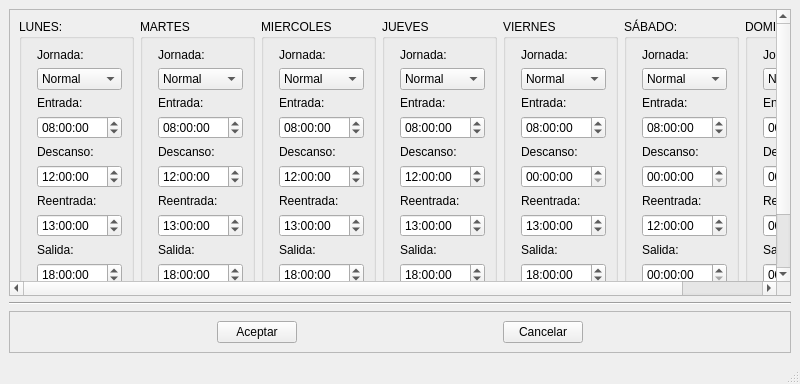
<?xml version="1.0" encoding="UTF-8"?>
<ui version="4.0">
 <class>MainWindow</class>
 <widget class="QMainWindow" name="MainWindow">
  <property name="geometry">
   <rect>
    <x>0</x>
    <y>0</y>
    <width>800</width>
    <height>384</height>
   </rect>
  </property>
  <property name="windowTitle">
   <string>MainWindow</string>
  </property>
  <widget class="QWidget" name="centralwidget">
   <layout class="QVBoxLayout" name="verticalLayout_15">
    <item>
     <widget class="QScrollArea" name="scrollArea">
      <property name="sizeAdjustPolicy">
       <enum>QAbstractScrollArea::AdjustToContentsOnFirstShow</enum>
      </property>
      <property name="widgetResizable">
       <bool>true</bool>
      </property>
      <widget class="QWidget" name="scrollAreaWidgetContents">
       <property name="geometry">
        <rect>
         <x>0</x>
         <y>0</y>
         <width>786</width>
         <height>289</height>
        </rect>
       </property>
       <layout class="QHBoxLayout" name="horizontalLayout">
        <item>
         <widget class="QGroupBox" name="groupBox">
          <property name="title">
           <string>LUNES:</string>
          </property>
          <layout class="QVBoxLayout" name="verticalLayout">
           <item>
            <layout class="QFormLayout" name="formLayout">
             <item row="1" column="1">
              <widget class="QComboBox" name="jornada_lunes">
               <item>
                <property name="text">
                 <string>Normal</string>
                </property>
               </item>
               <item>
                <property name="text">
                 <string>Descanso</string>
                </property>
               </item>
              </widget>
             </item>
             <item row="2" column="1">
              <widget class="QLabel" name="label">
               <property name="text">
                <string>Entrada:</string>
               </property>
              </widget>
             </item>
             <item row="3" column="1">
              <widget class="QTimeEdit" name="entrada_lunes">
               <property name="time">
                <time>
                 <hour>8</hour>
                 <minute>0</minute>
                 <second>0</second>
                </time>
               </property>
              </widget>
             </item>
             <item row="4" column="1">
              <widget class="QLabel" name="label_2">
               <property name="text">
                <string>Descanso:</string>
               </property>
              </widget>
             </item>
             <item row="5" column="1">
              <widget class="QTimeEdit" name="descanso_lunes">
               <property name="time">
                <time>
                 <hour>12</hour>
                 <minute>0</minute>
                 <second>0</second>
                </time>
               </property>
              </widget>
             </item>
             <item row="6" column="1">
              <widget class="QLabel" name="label_3">
               <property name="text">
                <string>Reentrada:</string>
               </property>
              </widget>
             </item>
             <item row="7" column="1">
              <widget class="QTimeEdit" name="reentrada_lunes">
               <property name="time">
                <time>
                 <hour>13</hour>
                 <minute>0</minute>
                 <second>0</second>
                </time>
               </property>
              </widget>
             </item>
             <item row="8" column="1">
              <widget class="QLabel" name="label_4">
               <property name="text">
                <string>Salida:</string>
               </property>
              </widget>
             </item>
             <item row="9" column="1">
              <widget class="QTimeEdit" name="salida_lunes">
               <property name="time">
                <time>
                 <hour>18</hour>
                 <minute>0</minute>
                 <second>0</second>
                </time>
               </property>
              </widget>
             </item>
             <item row="10" column="1">
              <widget class="QLabel" name="label_29">
               <property name="text">
                <string>Cant. Horas:</string>
               </property>
              </widget>
             </item>
             <item row="11" column="1">
              <widget class="QLineEdit" name="cant_lunes"/>
             </item>
             <item row="0" column="1">
              <widget class="QLabel" name="label_36">
               <property name="text">
                <string>Jornada:</string>
               </property>
              </widget>
             </item>
            </layout>
           </item>
          </layout>
         </widget>
        </item>
        <item>
         <widget class="QGroupBox" name="groupBox_7">
          <property name="title">
           <string>MARTES</string>
          </property>
          <layout class="QVBoxLayout" name="verticalLayout_7">
           <item>
            <layout class="QFormLayout" name="formLayout_4">
             <item row="3" column="1">
              <widget class="QTimeEdit" name="entrada_martes">
               <property name="time">
                <time>
                 <hour>8</hour>
                 <minute>0</minute>
                 <second>0</second>
                </time>
               </property>
              </widget>
             </item>
             <item row="5" column="1">
              <widget class="QTimeEdit" name="descanso_martes">
               <property name="time">
                <time>
                 <hour>12</hour>
                 <minute>0</minute>
                 <second>0</second>
                </time>
               </property>
              </widget>
             </item>
             <item row="7" column="1">
              <widget class="QTimeEdit" name="reentrada_martes">
               <property name="time">
                <time>
                 <hour>13</hour>
                 <minute>0</minute>
                 <second>0</second>
                </time>
               </property>
              </widget>
             </item>
             <item row="9" column="1">
              <widget class="QTimeEdit" name="salida_martes">
               <property name="time">
                <time>
                 <hour>18</hour>
                 <minute>0</minute>
                 <second>0</second>
                </time>
               </property>
              </widget>
             </item>
             <item row="2" column="1">
              <widget class="QLabel" name="label_13">
               <property name="text">
                <string>Entrada:</string>
               </property>
              </widget>
             </item>
             <item row="4" column="1">
              <widget class="QLabel" name="label_14">
               <property name="text">
                <string>Descanso:</string>
               </property>
              </widget>
             </item>
             <item row="6" column="1">
              <widget class="QLabel" name="label_15">
               <property name="text">
                <string>Reentrada:</string>
               </property>
              </widget>
             </item>
             <item row="8" column="1">
              <widget class="QLabel" name="label_16">
               <property name="text">
                <string>Salida:</string>
               </property>
              </widget>
             </item>
             <item row="10" column="1">
              <widget class="QLabel" name="label_30">
               <property name="text">
                <string>Cant. Horas:</string>
               </property>
              </widget>
             </item>
             <item row="11" column="1">
              <widget class="QLineEdit" name="cant_martes"/>
             </item>
             <item row="1" column="1">
              <widget class="QComboBox" name="jornada_martes">
               <item>
                <property name="text">
                 <string>Normal</string>
                </property>
               </item>
               <item>
                <property name="text">
                 <string>Descanso</string>
                </property>
               </item>
              </widget>
             </item>
             <item row="0" column="1">
              <widget class="QLabel" name="label_37">
               <property name="text">
                <string>Jornada:</string>
               </property>
              </widget>
             </item>
            </layout>
           </item>
          </layout>
         </widget>
        </item>
        <item>
         <widget class="QGroupBox" name="groupBox_3">
          <property name="title">
           <string>MIERCOLES</string>
          </property>
          <layout class="QVBoxLayout" name="verticalLayout_3">
           <item>
            <layout class="QFormLayout" name="formLayout_2">
             <item row="3" column="1">
              <widget class="QTimeEdit" name="timeEdit_5">
               <property name="time">
                <time>
                 <hour>8</hour>
                 <minute>0</minute>
                 <second>0</second>
                </time>
               </property>
              </widget>
             </item>
             <item row="5" column="1">
              <widget class="QTimeEdit" name="timeEdit_6">
               <property name="time">
                <time>
                 <hour>12</hour>
                 <minute>0</minute>
                 <second>0</second>
                </time>
               </property>
              </widget>
             </item>
             <item row="7" column="1">
              <widget class="QTimeEdit" name="timeEdit_7">
               <property name="time">
                <time>
                 <hour>13</hour>
                 <minute>0</minute>
                 <second>0</second>
                </time>
               </property>
              </widget>
             </item>
             <item row="9" column="1">
              <widget class="QTimeEdit" name="timeEdit_8">
               <property name="time">
                <time>
                 <hour>18</hour>
                 <minute>0</minute>
                 <second>0</second>
                </time>
               </property>
              </widget>
             </item>
             <item row="2" column="1">
              <widget class="QLabel" name="label_5">
               <property name="text">
                <string>Entrada:</string>
               </property>
              </widget>
             </item>
             <item row="4" column="1">
              <widget class="QLabel" name="label_6">
               <property name="text">
                <string>Descanso:</string>
               </property>
              </widget>
             </item>
             <item row="6" column="1">
              <widget class="QLabel" name="label_7">
               <property name="text">
                <string>Reentrada:</string>
               </property>
              </widget>
             </item>
             <item row="8" column="1">
              <widget class="QLabel" name="label_8">
               <property name="text">
                <string>Salida:</string>
               </property>
              </widget>
             </item>
             <item row="10" column="1">
              <widget class="QLabel" name="label_31">
               <property name="text">
                <string>Cant. Horas:</string>
               </property>
              </widget>
             </item>
             <item row="11" column="1">
              <widget class="QLineEdit" name="cant_miercoles"/>
             </item>
             <item row="1" column="1">
              <widget class="QComboBox" name="comboBox_3">
               <item>
                <property name="text">
                 <string>Normal</string>
                </property>
               </item>
               <item>
                <property name="text">
                 <string>Descanso</string>
                </property>
               </item>
              </widget>
             </item>
             <item row="0" column="1">
              <widget class="QLabel" name="label_38">
               <property name="text">
                <string>Jornada:</string>
               </property>
              </widget>
             </item>
            </layout>
           </item>
          </layout>
         </widget>
        </item>
        <item>
         <widget class="QGroupBox" name="groupBox_9">
          <property name="title">
           <string>JUEVES</string>
          </property>
          <layout class="QVBoxLayout" name="verticalLayout_9">
           <item>
            <layout class="QFormLayout" name="formLayout_5">
             <item row="3" column="1">
              <widget class="QTimeEdit" name="timeEdit_17">
               <property name="time">
                <time>
                 <hour>8</hour>
                 <minute>0</minute>
                 <second>0</second>
                </time>
               </property>
              </widget>
             </item>
             <item row="5" column="1">
              <widget class="QTimeEdit" name="timeEdit_18">
               <property name="time">
                <time>
                 <hour>12</hour>
                 <minute>0</minute>
                 <second>0</second>
                </time>
               </property>
              </widget>
             </item>
             <item row="7" column="1">
              <widget class="QTimeEdit" name="timeEdit_19">
               <property name="time">
                <time>
                 <hour>13</hour>
                 <minute>0</minute>
                 <second>0</second>
                </time>
               </property>
              </widget>
             </item>
             <item row="9" column="1">
              <widget class="QTimeEdit" name="timeEdit_20">
               <property name="time">
                <time>
                 <hour>18</hour>
                 <minute>0</minute>
                 <second>0</second>
                </time>
               </property>
              </widget>
             </item>
             <item row="2" column="1">
              <widget class="QLabel" name="label_17">
               <property name="text">
                <string>Entrada:</string>
               </property>
              </widget>
             </item>
             <item row="4" column="1">
              <widget class="QLabel" name="label_18">
               <property name="text">
                <string>Descanso:</string>
               </property>
              </widget>
             </item>
             <item row="6" column="1">
              <widget class="QLabel" name="label_19">
               <property name="text">
                <string>Reentrada:</string>
               </property>
              </widget>
             </item>
             <item row="8" column="1">
              <widget class="QLabel" name="label_20">
               <property name="text">
                <string>Salida:</string>
               </property>
              </widget>
             </item>
             <item row="10" column="1">
              <widget class="QLabel" name="label_32">
               <property name="text">
                <string>Cant. Horas:</string>
               </property>
              </widget>
             </item>
             <item row="11" column="1">
              <widget class="QLineEdit" name="lineEdit_4"/>
             </item>
             <item row="1" column="1">
              <widget class="QComboBox" name="comboBox_4">
               <item>
                <property name="text">
                 <string>Normal</string>
                </property>
               </item>
               <item>
                <property name="text">
                 <string>Descanso</string>
                </property>
               </item>
              </widget>
             </item>
             <item row="0" column="1">
              <widget class="QLabel" name="label_39">
               <property name="text">
                <string>Jornada:</string>
               </property>
              </widget>
             </item>
            </layout>
           </item>
          </layout>
         </widget>
        </item>
        <item>
         <widget class="QGroupBox" name="groupBox_5">
          <property name="title">
           <string>VIERNES</string>
          </property>
          <layout class="QVBoxLayout" name="verticalLayout_5">
           <item>
            <layout class="QFormLayout" name="formLayout_3">
             <item row="3" column="1">
              <widget class="QTimeEdit" name="timeEdit_9">
               <property name="time">
                <time>
                 <hour>8</hour>
                 <minute>0</minute>
                 <second>0</second>
                </time>
               </property>
              </widget>
             </item>
             <item row="5" column="1">
              <widget class="QTimeEdit" name="timeEdit_10"/>
             </item>
             <item row="7" column="1">
              <widget class="QTimeEdit" name="timeEdit_11">
               <property name="time">
                <time>
                 <hour>13</hour>
                 <minute>0</minute>
                 <second>0</second>
                </time>
               </property>
              </widget>
             </item>
             <item row="9" column="1">
              <widget class="QTimeEdit" name="timeEdit_12">
               <property name="time">
                <time>
                 <hour>18</hour>
                 <minute>0</minute>
                 <second>0</second>
                </time>
               </property>
              </widget>
             </item>
             <item row="2" column="1">
              <widget class="QLabel" name="label_9">
               <property name="text">
                <string>Entrada:</string>
               </property>
              </widget>
             </item>
             <item row="4" column="1">
              <widget class="QLabel" name="label_10">
               <property name="text">
                <string>Descanso:</string>
               </property>
              </widget>
             </item>
             <item row="6" column="1">
              <widget class="QLabel" name="label_11">
               <property name="text">
                <string>Reentrada:</string>
               </property>
              </widget>
             </item>
             <item row="8" column="1">
              <widget class="QLabel" name="label_12">
               <property name="text">
                <string>Salida:</string>
               </property>
              </widget>
             </item>
             <item row="10" column="1">
              <widget class="QLabel" name="label_33">
               <property name="text">
                <string>Cant. Horas:</string>
               </property>
              </widget>
             </item>
             <item row="11" column="1">
              <widget class="QLineEdit" name="lineEdit_5"/>
             </item>
             <item row="1" column="1">
              <widget class="QComboBox" name="comboBox_5">
               <item>
                <property name="text">
                 <string>Normal</string>
                </property>
               </item>
               <item>
                <property name="text">
                 <string>Descanso</string>
                </property>
               </item>
              </widget>
             </item>
             <item row="0" column="1">
              <widget class="QLabel" name="label_40">
               <property name="text">
                <string>Jornada:</string>
               </property>
              </widget>
             </item>
            </layout>
           </item>
          </layout>
         </widget>
        </item>
        <item>
         <widget class="QGroupBox" name="groupBox_11">
          <property name="title">
           <string>SÁBADO:</string>
          </property>
          <layout class="QVBoxLayout" name="verticalLayout_11">
           <item>
            <layout class="QFormLayout" name="formLayout_6">
             <item row="2" column="1">
              <widget class="QLabel" name="label_21">
               <property name="text">
                <string>Entrada:</string>
               </property>
              </widget>
             </item>
             <item row="3" column="1">
              <widget class="QTimeEdit" name="timeEdit_21">
               <property name="time">
                <time>
                 <hour>8</hour>
                 <minute>0</minute>
                 <second>0</second>
                </time>
               </property>
              </widget>
             </item>
             <item row="5" column="1">
              <widget class="QTimeEdit" name="timeEdit_22"/>
             </item>
             <item row="7" column="1">
              <widget class="QTimeEdit" name="timeEdit_23">
               <property name="time">
                <time>
                 <hour>12</hour>
                 <minute>0</minute>
                 <second>0</second>
                </time>
               </property>
              </widget>
             </item>
             <item row="9" column="1">
              <widget class="QTimeEdit" name="timeEdit_24"/>
             </item>
             <item row="4" column="1">
              <widget class="QLabel" name="label_22">
               <property name="text">
                <string>Descanso:</string>
               </property>
              </widget>
             </item>
             <item row="6" column="1">
              <widget class="QLabel" name="label_23">
               <property name="text">
                <string>Reentrada:</string>
               </property>
              </widget>
             </item>
             <item row="8" column="1">
              <widget class="QLabel" name="label_24">
               <property name="text">
                <string>Salida:</string>
               </property>
              </widget>
             </item>
             <item row="10" column="1">
              <widget class="QLabel" name="label_34">
               <property name="text">
                <string>Cant. Horas:</string>
               </property>
              </widget>
             </item>
             <item row="11" column="1">
              <widget class="QLineEdit" name="lineEdit_6"/>
             </item>
             <item row="1" column="1">
              <widget class="QComboBox" name="comboBox_6">
               <item>
                <property name="text">
                 <string>Normal</string>
                </property>
               </item>
               <item>
                <property name="text">
                 <string>Descanso</string>
                </property>
               </item>
              </widget>
             </item>
             <item row="0" column="1">
              <widget class="QLabel" name="label_41">
               <property name="text">
                <string>Jornada:</string>
               </property>
              </widget>
             </item>
            </layout>
           </item>
          </layout>
         </widget>
        </item>
        <item>
         <widget class="QGroupBox" name="groupBox_13">
          <property name="title">
           <string>DOMINGO:</string>
          </property>
          <layout class="QVBoxLayout" name="verticalLayout_13">
           <item>
            <layout class="QFormLayout" name="formLayout_7">
             <item row="3" column="1">
              <widget class="QTimeEdit" name="timeEdit_25"/>
             </item>
             <item row="5" column="1">
              <widget class="QTimeEdit" name="timeEdit_26"/>
             </item>
             <item row="7" column="1">
              <widget class="QTimeEdit" name="timeEdit_27"/>
             </item>
             <item row="9" column="1">
              <widget class="QTimeEdit" name="timeEdit_28"/>
             </item>
             <item row="2" column="1">
              <widget class="QLabel" name="label_25">
               <property name="text">
                <string>Entrada:</string>
               </property>
              </widget>
             </item>
             <item row="4" column="1">
              <widget class="QLabel" name="label_26">
               <property name="text">
                <string>Descanso:</string>
               </property>
              </widget>
             </item>
             <item row="6" column="1">
              <widget class="QLabel" name="label_27">
               <property name="text">
                <string>Reentrada:</string>
               </property>
              </widget>
             </item>
             <item row="8" column="1">
              <widget class="QLabel" name="label_28">
               <property name="text">
                <string>Salida:</string>
               </property>
              </widget>
             </item>
             <item row="10" column="1">
              <widget class="QLabel" name="label_35">
               <property name="text">
                <string>Cant. Horas:</string>
               </property>
              </widget>
             </item>
             <item row="11" column="1">
              <widget class="QLineEdit" name="lineEdit_7"/>
             </item>
             <item row="1" column="1">
              <widget class="QComboBox" name="comboBox_7">
               <property name="currentText">
                <string>Normal</string>
               </property>
               <item>
                <property name="text">
                 <string>Normal</string>
                </property>
               </item>
               <item>
                <property name="text">
                 <string>Descanso</string>
                </property>
               </item>
              </widget>
             </item>
             <item row="0" column="1">
              <widget class="QLabel" name="label_42">
               <property name="text">
                <string>Jornada:</string>
               </property>
              </widget>
             </item>
            </layout>
           </item>
          </layout>
         </widget>
        </item>
       </layout>
      </widget>
     </widget>
    </item>
    <item>
     <widget class="Line" name="line">
      <property name="orientation">
       <enum>Qt::Horizontal</enum>
      </property>
     </widget>
    </item>
    <item>
     <widget class="QFrame" name="frame">
      <property name="frameShape">
       <enum>QFrame::StyledPanel</enum>
      </property>
      <property name="frameShadow">
       <enum>QFrame::Raised</enum>
      </property>
      <layout class="QHBoxLayout" name="horizontalLayout_2">
       <item>
        <spacer name="horizontalSpacer">
         <property name="orientation">
          <enum>Qt::Horizontal</enum>
         </property>
         <property name="sizeHint" stdset="0">
          <size>
           <width>212</width>
           <height>20</height>
          </size>
         </property>
        </spacer>
       </item>
       <item>
        <widget class="QPushButton" name="pushButton">
         <property name="text">
          <string>Aceptar</string>
         </property>
        </widget>
       </item>
       <item>
        <spacer name="horizontalSpacer_2">
         <property name="orientation">
          <enum>Qt::Horizontal</enum>
         </property>
         <property name="sizeHint" stdset="0">
          <size>
           <width>213</width>
           <height>20</height>
          </size>
         </property>
        </spacer>
       </item>
       <item>
        <widget class="QPushButton" name="pushButton_2">
         <property name="text">
          <string>Cancelar</string>
         </property>
        </widget>
       </item>
       <item>
        <spacer name="horizontalSpacer_3">
         <property name="orientation">
          <enum>Qt::Horizontal</enum>
         </property>
         <property name="sizeHint" stdset="0">
          <size>
           <width>212</width>
           <height>20</height>
          </size>
         </property>
        </spacer>
       </item>
      </layout>
     </widget>
    </item>
   </layout>
  </widget>
  <widget class="QMenuBar" name="menubar">
   <property name="geometry">
    <rect>
     <x>0</x>
     <y>0</y>
     <width>800</width>
     <height>18</height>
    </rect>
   </property>
  </widget>
  <widget class="QStatusBar" name="statusbar"/>
 </widget>
 <resources/>
 <connections/>
</ui>
